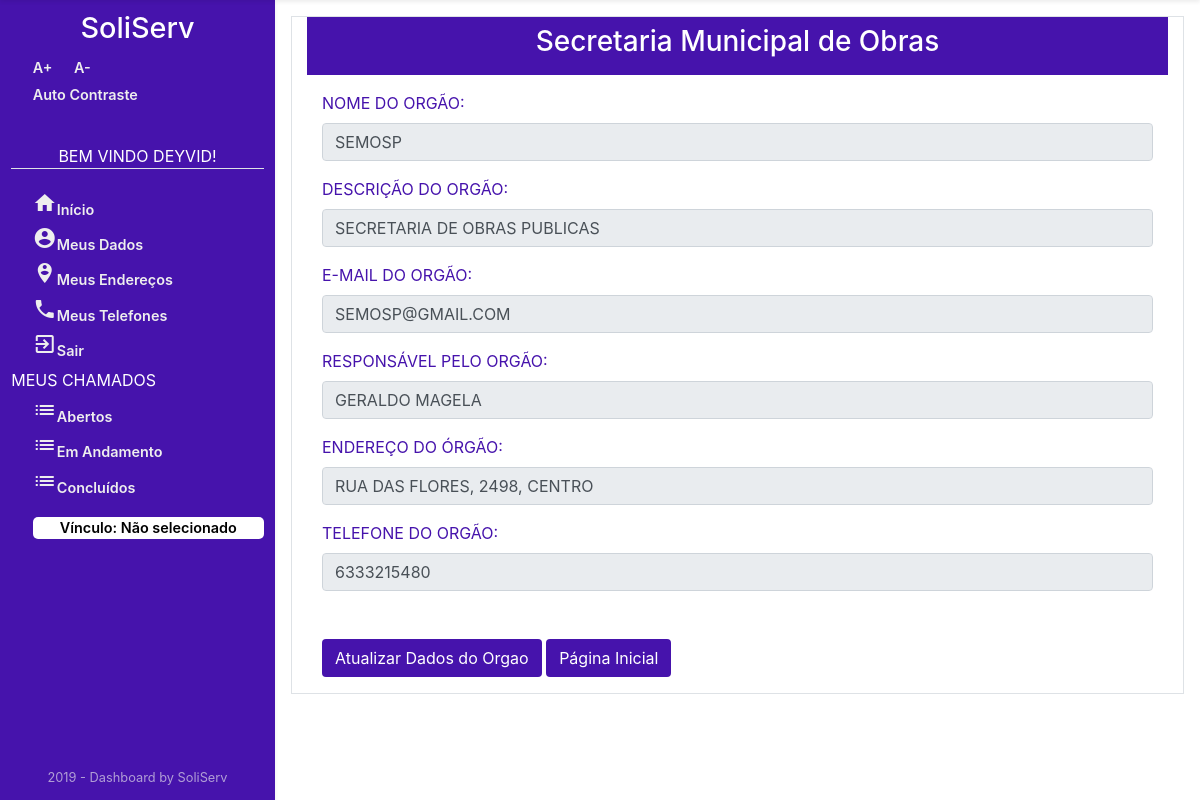
The app's page /Orgao/OrgaoDados/ (signed in), older data.
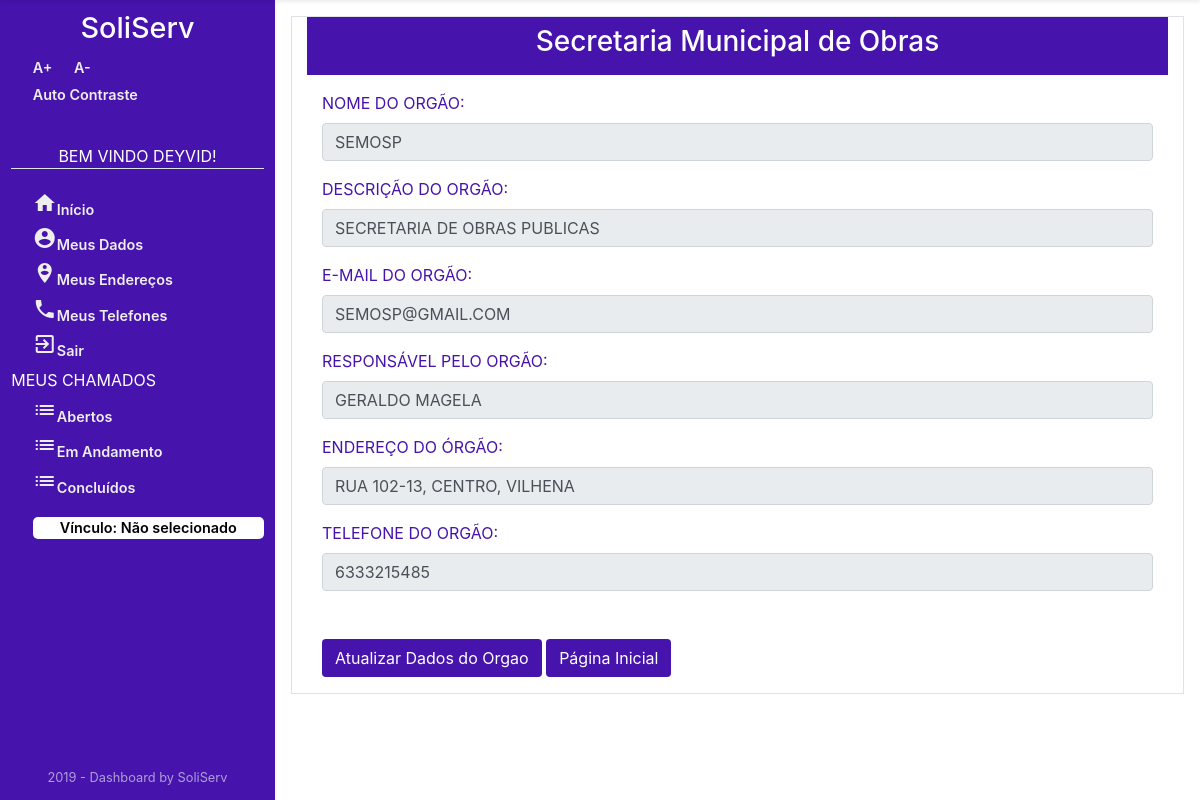
The same page, newer data.
### Orgao/models.py (models this page shows, shortened)
class Orgao(models.Model):
    nomeOrgao = models.CharField('NOME ORGÃO', max_length=45)
    descricao = models.CharField('DESCRIÇÃO', max_length=100)
    emailOrgao = models.CharField('EMAIL ORGÃO', max_length=45)
    nomeResponsavelOrgao = models.CharField(
        'RESPONSÁVEL PELO ÓRGÃO', max_length=45)
    enderecoOrgao = models.CharField('ENDERECO ORGÃO', max_length=45, default="")
    telefoneOrgao = models.IntegerField('TELEFONE ORGÃO')
    class Meta:
        verbose_name = "Orgao"
        verbose_name_plural = "Orgao"

### Orgao/views.py (the view)
# urls.py: path('OrgaoDados/', views.orgaoList, name='dados_orgao'),
def orgaoList(request):
    orgao_list = Orgao.objects.all()
    context = {'orgao_list': orgao_list}
    if not request.user.is_authenticated:
        return render(request, 'Usuario/acessoNegado.html')
    else:
        return render(request, 'Orgao/dadosOrgao.html', context)

### Orgao/templates/Orgao/dadosOrgao.html (shortened to what this page needs)
{% extends "sistemaDeGestaoDeServicosPublicos/index1.html" %}
{% block centro %}
<main id="Orgao" class="container border">
    <div id="tituloOrgao" class="container pb-2 pt-2">
        <h3>Secretaria Municipal de Obras</h3>
    </div>
    <div class="container">
    {% block centroOrgao %}
    {% if orgao_list %}
    {% for dados in orgao_list %}
    <form>
        <div class=""
            style="color: #4613ac; display: flex; flex-direction: column; justify-content: space-around; ">
            <div class="mt-3">
                <label style="text-transform: uppercase;" for="Nome">Nome do Orgão: </label>
                <input style="text-transform: uppercase;" type="text" class="form-control" disabled id="nome"
                    value="{{dados.nomeOrgao}}">
            </div>
            <div class="mt-3" style="text-transform: uppercase;">
                <label for="SobreNome">Descrição do Orgão:</label>
                <input style="text-transform: uppercase;" type="text" class="form-control" disabled id="SobreNome"
                    value="{{dados.descricao}}">
            </div>
            <div class="mt-3">
                <label style="text-transform: uppercase;" for="email">E-mail do Orgão: </label>
                <input style="text-transform: uppercase;" type="text" class="form-control" disabled id="email"
                    value="{{dados.emailOrgao}}">
            </div>
            <div class="mt-3">
                <label style="text-transform: uppercase;" for="email">Responsável pelo Orgão: </label>
                <input style="text-transform: uppercase;" type="text" class="form-control" disabled id="email"
                    value="{{dados.nomeResponsavelOrgao}}">
            </div>
            <div class="mt-3">
                <label style="text-transform: uppercase;" for="email">Endereço do Órgão: </label>
                <input style="text-transform: uppercase;" type="text" class="form-control" disabled id="email"
                    value="{{dados.enderecoOrgao}}">
            </div>
            <div class="mt-3 mb-5">
                <label style="text-transform: uppercase;" for="email">Telefone do Orgão: </label>
                <input style="text-transform: uppercase;" type="text" class="form-control" disabled id="email"
                    value="{{dados.telefoneOrgao}}">
            </div>
        </div>
        <a class="btn  mb-3" href="{% url 'Orgao:orgao_atualizar' dados.id %}" title="Visualizar os dados do órgão" style="background: #4613ac; color: white;">Atualizar Dados do Orgao</a>
        <a class="btn  mb-3" href="{% url 'Orgao:orgao_index'%}"style="background: #4613ac; color: white;" title="Voltar a HomePage">Página Inicial</a>
    </form>
    {% endfor %}
    {% endif %}
    {% endblock %}
    </div>
</main>
{% endblock %}

Row changes from the older to the newer data that the page shows:
changed Orgao "Semosp": enderecoOrgao "rua das flores, 2498, centro" → "rua 102-13, centro, vilhena"; telefoneOrgao "6333215480" → "6333215485"
